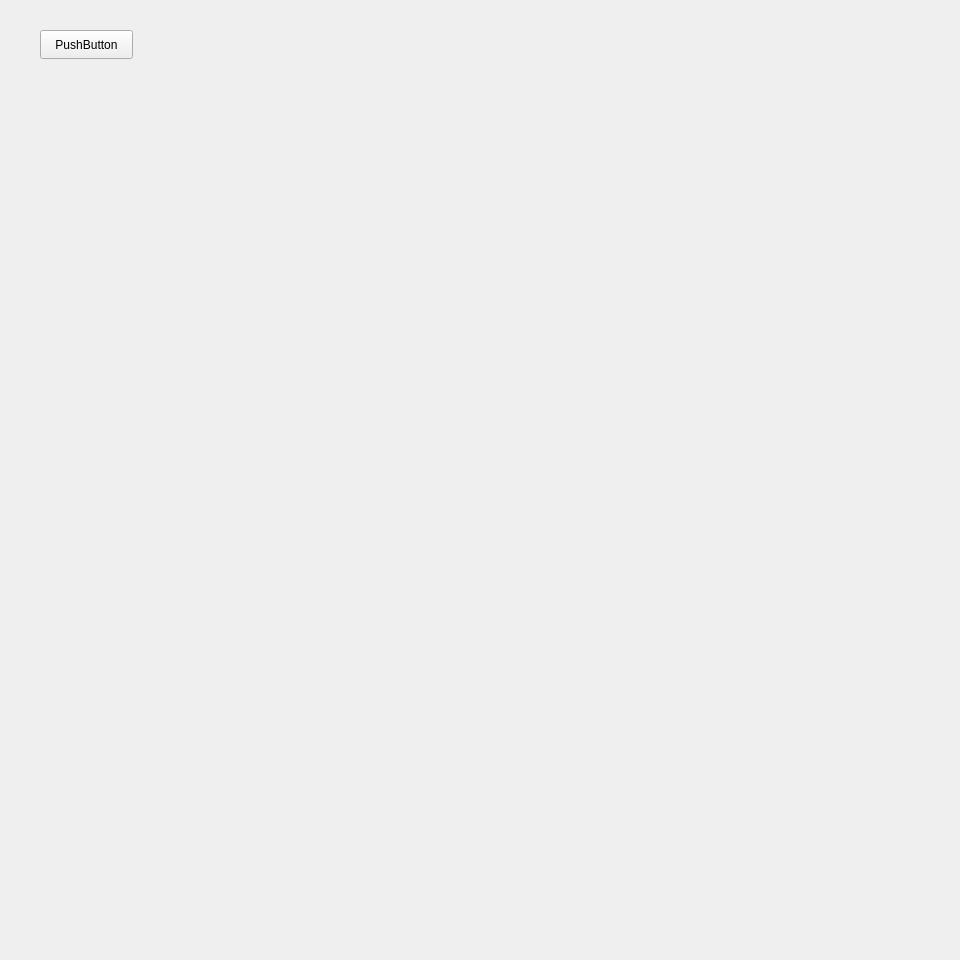
<?xml version="1.0" encoding="UTF-8"?>
<ui version="4.0">
 <class>spravka</class>
 <widget class="QWidget" name="spravka">
  <property name="geometry">
   <rect>
    <x>0</x>
    <y>0</y>
    <width>960</width>
    <height>960</height>
   </rect>
  </property>
  <property name="windowTitle">
   <string>Form</string>
  </property>
  <widget class="QPushButton" name="pushButton">
   <property name="geometry">
    <rect>
     <x>40</x>
     <y>30</y>
     <width>93</width>
     <height>29</height>
    </rect>
   </property>
   <property name="text">
    <string>PushButton</string>
   </property>
  </widget>
 </widget>
 <resources/>
 <connections/>
</ui>
